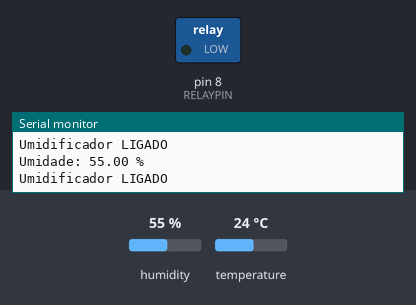
This sketch was run on a simulated Arduino Uno, built with avr-gcc and run on an emulated ATmega328P. On the bench: switched loads named in the sketch (green lamp = pin HIGH), the last lines printed to the serial monitor. The inputs (shaded band) are chosen by the test bench; at power-on: humidity 55 %, temperature 24 °C.

Above: at 4.8 s.
4.9 s: humidity set to 78 %
7.9 s: humidity set to 81 %
At 9.4 s:
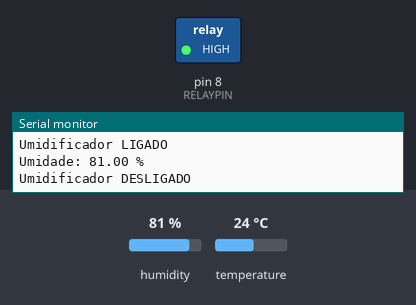
11.5 s: humidity set to 22 %
At 12.9 s:
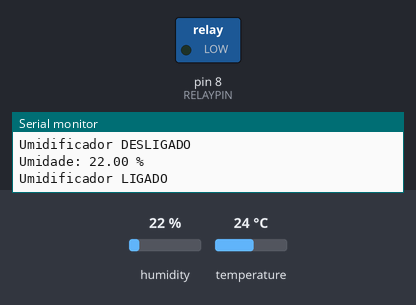
14.5 s: humidity set to 88 %
At 16.4 s:
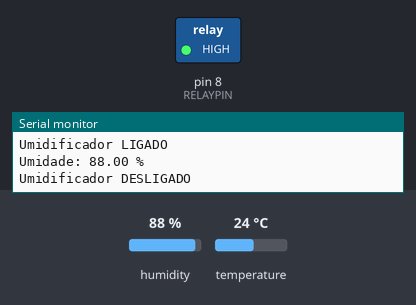
Timing chart, 0 to 17.9 s (numbered marks = the images above; inputs shaded):
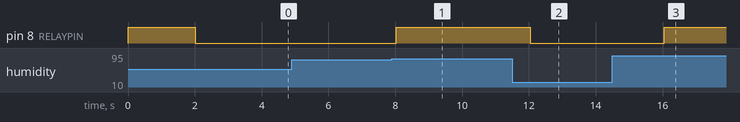

The sketch:

Projeto_final_arduino_umidificador.ino
```cpp
#include "DHT.h"

#define DHTPIN 7          // Pino do sensor DHT22
#define DHTTYPE DHT22     // Tipo do sensor DHT22
#define RELAYPIN 8        // Pino do módulo relé

DHT dht(DHTPIN, DHTTYPE);

void setup() {
  Serial.begin(9600);
  dht.begin();
  pinMode(RELAYPIN, OUTPUT);
  digitalWrite(RELAYPIN, HIGH);  // Desliga o relé (assumindo que HIGH é desligado)
}

void loop() {
  // Espera alguns segundos entre leituras
  delay(2000);

  // Lê a umidade
  float h = dht.readHumidity();

  // Checa se houve uma falha na leitura e sai se for o caso
  if (isnan(h)) {
    Serial.println("Falha ao ler do sensor DHT!");
    return;
  }

  // Imprime os valores lidos
  Serial.print("Umidade: ");
  Serial.print(h);
  Serial.println(" %");

  // Define o limite de umidade
  float humidityThreshold = 80.0;  // Altere para o valor desejado

  // Controla o umidificador com base na umidade lida
  if (h < humidityThreshold) {
    digitalWrite(RELAYPIN, LOW);  // Liga o umidificador
    Serial.println("Umidificador LIGADO");
  } else {
    digitalWrite(RELAYPIN, HIGH); // Desliga o umidificador
    Serial.println("Umidificador DESLIGADO");
  }
}
```

Measured:
- the behaviour switches between 79 and 80 % on humidity (found by bisection; images 0 and 1)
- after the input at 7.9 s, pin 8 (RELAYPIN): LOW → HIGH after 0.12 s
- after the input at 11.5 s, pin 8 (RELAYPIN): HIGH → LOW after 0.54 s
- after the input at 14.5 s, pin 8 (RELAYPIN): LOW → HIGH after 1.5 s
